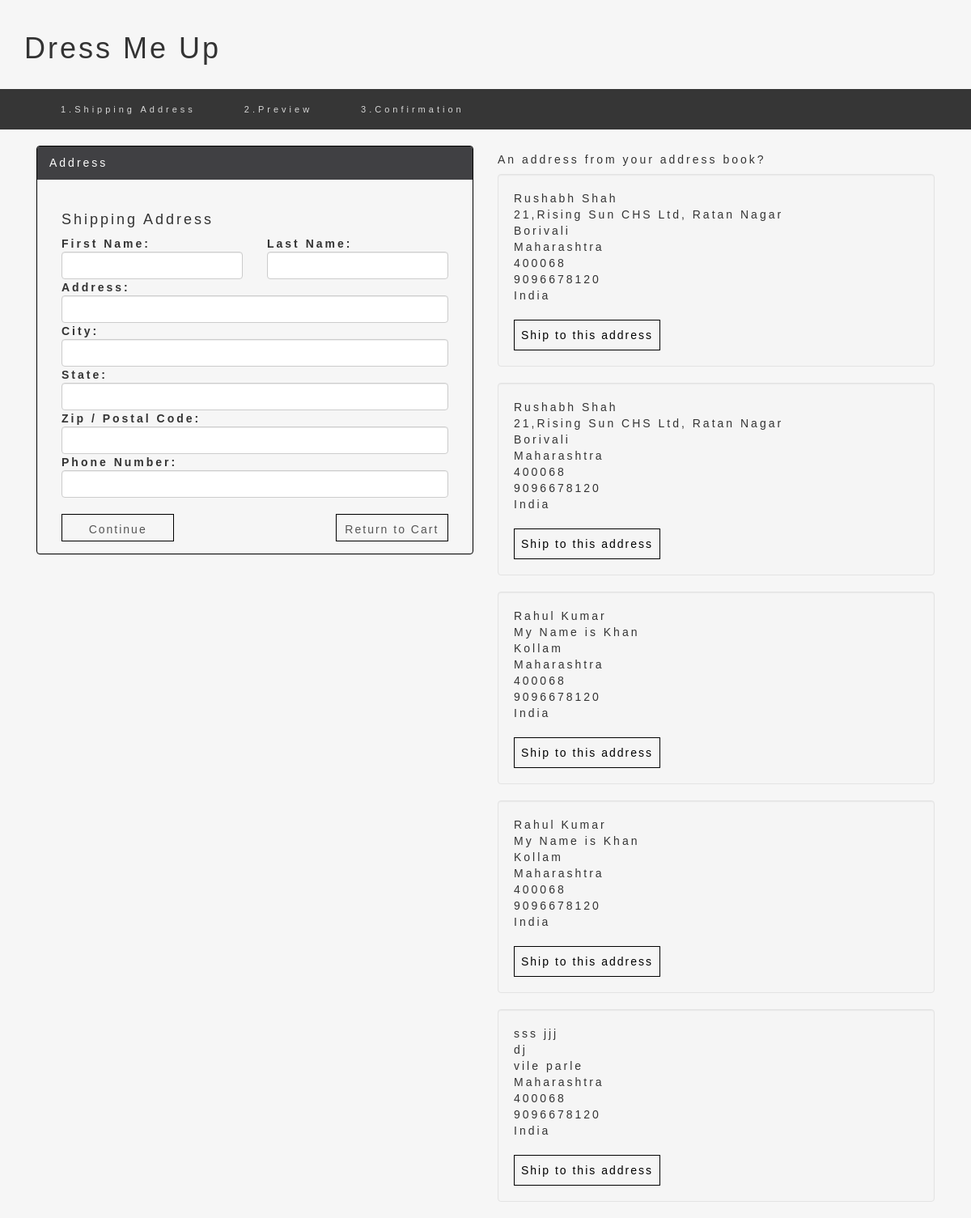
/checkout/step1/ (signed in), run on the app's committed database.
### welcome/models.py (models this page shows, shortened)
class Address(models.Model):
	user = models.ForeignKey(User,on_delete=models.CASCADE)
	first_name = models.CharField(max_length=255)
	last_name = models.CharField(max_length=255)
	address_line = models.CharField(max_length=500)
	city = models.CharField(max_length=255)
	state = models.CharField(max_length=255)
	pincode = models.IntegerField()
	phone_number = models.IntegerField()
	active = models.BooleanField(default=False)

### welcome/views.py (the view, shortened to what this page needs)
# urls.py: url(r'^checkout/step1/$',views.AddressFormView.as_view(), name='step1'),
class AddressFormView(View):
	form_class = AddressForm
	template_name = 'welcome/step1.html'
	def get(self,request):
		form = self.form_class(None)
		addre = Address.objects.filter(user__username=request.user)
		return render(request,self.template_name,{'form':form,'addre':addre})

### welcome/forms.py
class AddressForm(forms.ModelForm):
	class Meta:
		model = Address
		fields = ['first_name','last_name','address_line','city','state','pincode','phone_number']

### welcome/templates/welcome/step1.html (shortened to what this page needs)
{% extends 'welcome/checkout_nav.html' %}
{% load staticfiles %}
{% block body %}
<div class="container">
<div class="col-sm-12">
<div class="choose-block">
    <div class="row">
<div class="col-sm-6">
<div class="panel">
    <div class="panel-heading">Address</div>
    <div class="panel-body">
    <form action="" method="POST">
        <div class="form-group">
            <div class="col-md-12">
                <h4>Shipping Address</h4>
            </div>
        </div>
        <div class="form-group">
            <div class="col-md-6 col-xs-12">
                <strong>First Name:</strong>
                <input type="text" name="first_name" class="form-control" id="id_first_name" required="true" />
            </div>
            <div class="col-md-6 col-xs-12">
                <strong>Last Name:</strong>
                <input type="text" name="last_name" class="form-control" id="id_last_name" required="true" />
            </div>
        </div>
        <div class="form-group">
            <div class="col-md-12"><strong>Address:</strong></div>
            <div class="col-md-12">
                <input type="text" name="address_line" class="form-control" id="id_address_line" required="true" />
            </div>
        </div>
        <div class="form-group">
            <div class="col-md-12"><strong>City:</strong></div>
            <div class="col-md-12">
                <input type="text" name="city" class="form-control" id="id_city" required="true" />
            </div>
        </div>
        <div class="form-group">
            <div class="col-md-12"><strong>State:</strong></div>
            <div class="col-md-12">
                <input type="text" name="state" class="form-control" id="id_state" required="true" />
            </div>
        </div>
        <div class="form-group">
            <div class="col-md-12"><strong>Zip / Postal Code:</strong></div>
            <div class="col-md-12">
                <input type="text" name="pincode" class="form-control" id="id_pincode" required="true" />
            </div>
        </div>
        <div class="form-group">
            <div class="col-md-12"><strong>Phone Number:</strong></div>
            <div class="col-md-12"><input type="text" name="phone_number" class="form-control" id="id_phone_number" required="true" /></div>
        </div>
        <div class="form-group">
        <div class="col-md-12"><br></div>
            <div class="col-md-4"><input type="submit" name="continue" class="form-control btn" value="Continue"/></div>
             <div class="col-md-4 pull-right"><a href="{% url 'welcome:cart' %}"><input type="button" class="form-control btn" value="Return to Cart"/></a></div>
        </div>
        </form>
      </div>
    </div>
</div>
<div class="col-sm-6">
    <h5> An address from your address book?</h5>
    {% for a in addre %}
        <div class="well">
            <address>
                <span>{{ a.first_name}} {{a.last_name}}</span><br>
                <span>{{a.address_line}}</span><br>
                <span>{{a.city}}</span><br>
                <span>{{a.state}}</span><br>
                <span>{{a.pincode}}</span><br>
                <span>{{a.phone_number}}</span><br>
                <span>India</span>
            </address>
            <a href="{% url 'welcome:step3' a.id %}"><button type="submit" class="btn">Ship to this address</button></a>
        </div>
    {% endfor %}
      </div>
    </div>
  </div>
</div>
</div>
{% endblock %}

### welcome/templates/welcome/checkout_nav.html (style rules this page uses)
body, .panel { background-color: #f6f6f6; letter-spacing: 3px; }
.panel { border: 1px solid black; }
.panel-heading { color: white; background-color: #2d2d30; opacity: 0.9; }
.btn { background-color: Transparent; background-repeat:no-repeat; border: 1px solid black; border-radius: 0px; padding: 8px; cursor:pointer; overflow: hidden; outline:none; letter-spacing: 2px; }
a { color: black; }

### data on the page
Address: first_name "Rushabh", last_name "Shah", address_line "21,Rising Sun CHS Ltd, Ratan Nagar", city "Borivali", state "Maharashtra", pincode "400068", phone_number "9096678120"
Address: first_name "Rushabh", last_name "Shah", address_line "21,Rising Sun CHS Ltd, Ratan Nagar", city "Borivali", state "Maharashtra", pincode "400068", phone_number "9096678120"
Address: first_name "Rahul", last_name "Kumar", address_line "My Name is Khan", city "Kollam", state "Maharashtra", pincode "400068", phone_number "9096678120"
Address: first_name "Rahul", last_name "Kumar", address_line "My Name is Khan", city "Kollam", state "Maharashtra", pincode "400068", phone_number "9096678120"
Address: first_name "sss", last_name "jjj", address_line "dj", city "vile parle", state "Maharashtra", pincode "400068", phone_number "9096678120"
